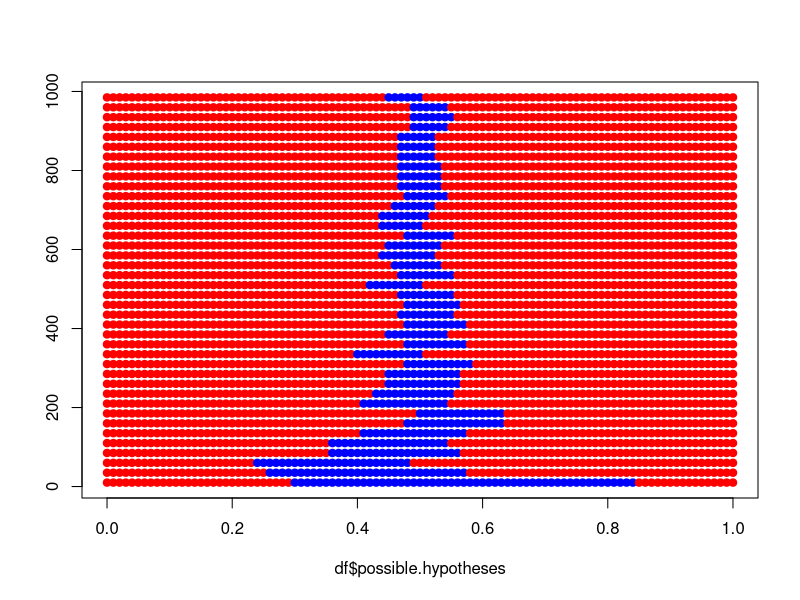
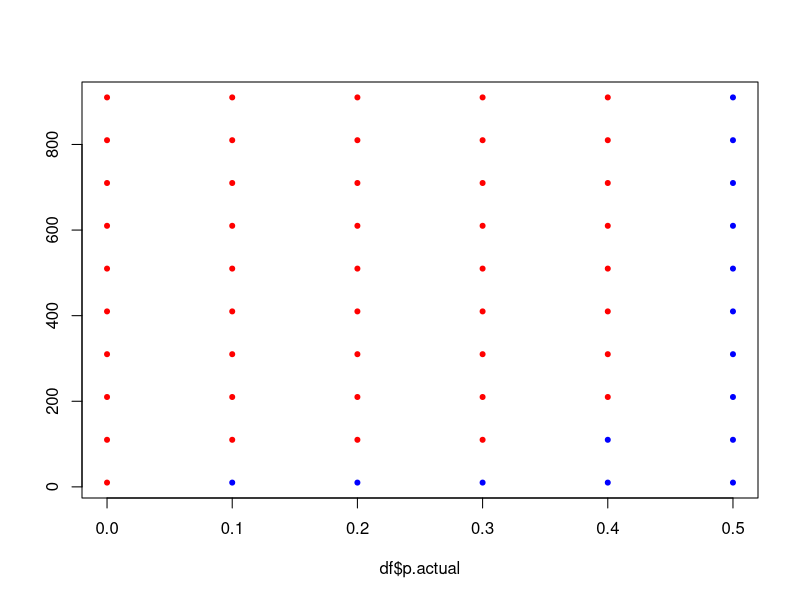

Recreate these plots in R, in order.
## ---- chunk 1
test.hypothesis.v1 <- function(significance.level,sample.size,x.sample,probability.hypothesised){
  expected <- sample.size*probability.hypothesised;
  deviation <- abs(x.sample-expected);
  lower.bound <- expected - deviation;
  upper.bound <- expected + deviation;
  upper.bound <- ifelse( (upper.bound-floor(upper.bound)) < .Machine$double.eps, 
                         upper.bound - 1,floor(upper.bound))
  p.value <- 
    pbinom(lower.bound,sample.size,probability.hypothesised) + 
    1 - pbinom(upper.bound,sample.size,probability.hypothesised);
  return(p.value < significance.level);
}
## ---- chunk 2
get.p.value <- function(sample.size, x.sample, probability.hypothesised){
  expected <- sample.size*probability.hypothesised;
  deviation <- abs(x.sample-expected);
  lower.bound <- expected - deviation;
  upper.bound <- expected + deviation;
  upper.bound <- sapply(upper.bound, function(ub) {
    if ((ub-floor(ub)) < .Machine$double.eps) {
      return(ub - 1)
    } else {
      return(floor(ub))
    }
  })

  p.value <- 
    pbinom(lower.bound,sample.size,probability.hypothesised) + 
    1 - pbinom(upper.bound,sample.size,probability.hypothesised);
  return(p.value);
}

test.hypothesis.v2 <- function(significance.level,sample.size,x.sample,probability.hypothesised){
  p.value <- get.p.value(sample.size, x.sample,probability.hypothesised);
  return(p.value < significance.level);
}
## ---- chunk 3
df <- data.frame()
for (sample.size in seq(10, 1000, by = 25)) {
    n <- sample.size
    p.actual <- 0.5
    x <- rbinom(1, n, p.actual)
    alpha <- 0.05
    possible.hypotheses <- seq(from=0,to=1,by=0.01);
    rejected.hypotheses <- sapply(possible.hypotheses,function(p.h){test.hypothesis.v2(alpha, n, x, p.h)})
    df <- rbind(df, data.frame(possible.hypotheses, rejected.hypotheses, n))
}

plot(x=df$possible.hypotheses,
  y=rep_len(df$n,length(df$rejected.hypotheses)),
  col=c("blue","red")[df$rejected.hypotheses+1],
pch=19,ylab="")
## ---- chunk 4
df <- data.frame()
for (sample.size in seq(10, 1000, by = 100)) {
    n <- sample.size
    p.actual <- seq(0, 1, by = 0.1)
    for (p.actual in seq(0, 0.5, by = 0.1)) {
        x.var <- rbinom(1, n, p.actual)
        alpha <- 0.05
        possible.hypothesis <- 0.5;
        rejected.hypotheses <- sapply(x.var,function(x.xfoo){test.hypothesis.v2(alpha, n, x.xfoo, possible.hypothesis)})
        df <- rbind(df, data.frame(p.actual, rejected.hypotheses, n))
    }
}

plot(x=df$p.actual,
  y=rep_len(df$n,length(df$rejected.hypotheses)),
  col=c("blue","red")[df$rejected.hypotheses+1],
pch=20,ylab="")

## ---- chunk 5
for (p.hypothesised in seq(0, 1, by = 0.1)) {
    n <- 1000
    p <- 0.2
    x <- rbinom(1, n, p)
    #p.value <- get.pval.for.hypothesis.binom(x, p.hypothesised)
    is.rejected <- test.hypothesis.v2(0.05, n, x, p.hypothesised)
    cat("n =", n, ", p.hypothesised =", p.hypothesised, ", p =", p, ", x =", x, ", X = ", x/n, ", rejected =", is.rejected, "\n")
}
